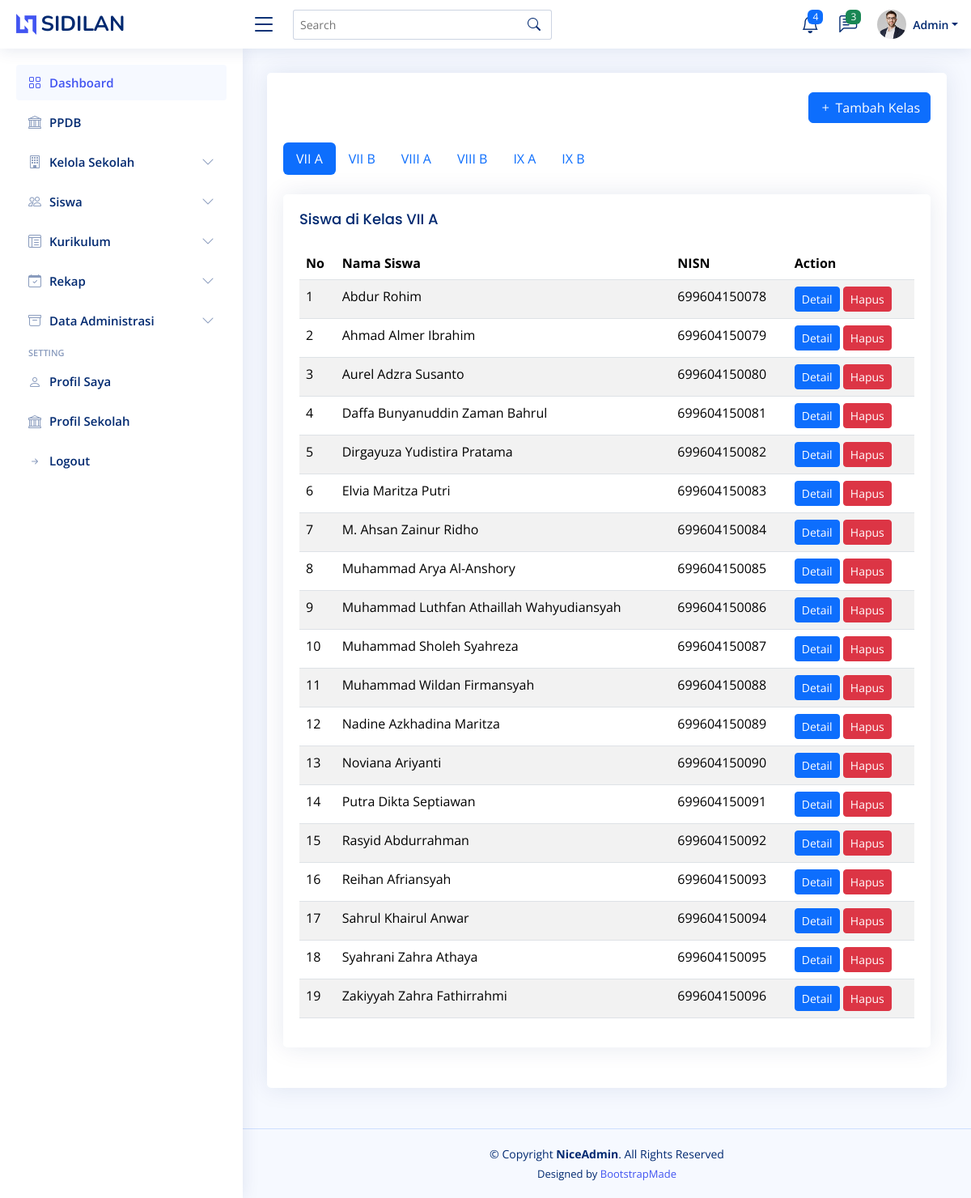
Page /sidilan.smpunggulanzaha/admin/kelas.php (signed in) on the committed database.
### tables this page shows
CREATE TABLE `kelas` (
  `id_kelas` int(11) NOT NULL,
  `id_sekolah` int(11) DEFAULT NULL,
  `id_kelasinduk` int(11) DEFAULT NULL,
  `kelas` varchar(50) DEFAULT NULL
);

CREATE TABLE `siswa` (
  `id_siswa` int(11) NOT NULL,
  `id_sekolah` int(11) DEFAULT NULL,
  `id_kelas` int(11) DEFAULT NULL,
  `nisn` varchar(50) DEFAULT NULL,
  `nama` varchar(255) DEFAULT NULL,
  `email` varchar(100) DEFAULT NULL,
  `telepon` varchar(20) DEFAULT NULL,
  `jk` enum('L','P') DEFAULT NULL,
  `agama` varchar(50) DEFAULT NULL,
  `tempat_lahir` varchar(100) DEFAULT NULL,
  `tgl_lahir` date DEFAULT NULL,
  `alamat` text DEFAULT NULL,
  `id_provinsi` int(11) DEFAULT NULL,
  `id_kota` int(11) DEFAULT NULL,
  `id_kecamatan` int(11) DEFAULT NULL,
  `pass` varchar(255) DEFAULT NULL
);

### sidilan.smpunggulanzaha/admin/kelas.php (the view, shortened to what this page needs)
<?php include '../components/header.php'; ?>
<?php include '../components/admin_navbar.php'; ?>
<main id="main" class="main">
  <section class="section">
    <div class="row">
      <div class="col-lg-12">
        <div class="card">
          <div class="card-body">
            <br>
            <div class="d-grid gap-2 d-md-flex justify-content-md-end">
              <button type="button" class="btn btn-primary" data-bs-toggle="modal" data-bs-target="#modalTambahKelas"><i class="bi bi-plus"></i> Tambah Kelas</button>
            </div>
            <br>
            <ul class="nav nav-pills mb-3" id="pills-tab" role="tablist">
              <?php
              $kelasResult = $conn->query("SELECT id_kelas, kelas FROM kelas");
              $isActive = true;
              while ($kelas = $kelasResult->fetch_assoc()) {
                $activeClass = $isActive ? 'active' : '';
                echo "
                            <li class='nav-item' role='presentation'>
                                <button class='nav-link $activeClass' id='pills-{$kelas['id_kelas']}-tab' data-bs-toggle='pill' data-bs-target='#pills-{$kelas['id_kelas']}' type='button' role='tab' aria-controls='pills-{$kelas['id_kelas']}' aria-selected='$isActive'>{$kelas['kelas']}</button>
                            </li>";
                $isActive = false;
              }
              ?>
            </ul>
            <div class="tab-content pt-2" id="pills-tabContent">
              <?php
              $kelasResult->data_seek(0);
              $isActive = true;
              while ($kelas = $kelasResult->fetch_assoc()) {
                $activeClass = $isActive ? 'show active' : '';
                echo "<div class='tab-pane fade $activeClass' id='pills-{$kelas['id_kelas']}' role='tabpanel' aria-labelledby='pills-{$kelas['id_kelas']}-tab'>";
                echo "<div class='card'><div class='card-body'>";
                echo "<h5 class='card-title'>Siswa di Kelas {$kelas['kelas']}</h5>";
                $siswaResult = $conn->query("SELECT nama, nisn FROM siswa WHERE id_kelas = {$kelas['id_kelas']}");
                if ($siswaResult->num_rows > 0) {
                  echo "<table class='table table-striped'>";
                  echo "<thead><tr><th>No</th><th>Nama Siswa</th><th>NISN</th><th>Action</th></tr></thead>";
                  echo "<tbody>";
                  $no = 1;
                  while ($siswa = $siswaResult->fetch_assoc()) {
                    echo "<tr>";
                    echo "<td>" . $no++ . "</td>";
                    echo "<td>" . htmlspecialchars($siswa['nama']) . "</td>";
                    echo "<td>" . htmlspecialchars($siswa['nisn']) . "</td>";
                    echo "<td><a href='detail_siswa.php?nisn=" . htmlspecialchars($siswa['nisn']) . "' class='btn btn-primary btn-sm'>Detail</a>";
                    echo " <a href='hapus_siswa.php?nisn=" . htmlspecialchars($siswa['nisn']) . "' class='btn btn-danger btn-sm' onclick='return confirm(\"Apakah Anda yakin ingin menghapus siswa ini?\")'>Hapus</a></td>";
                    echo "</tr>";
                  }
                  echo "</tbody></table>";
                } else {
                  echo "<p>Tidak ada siswa di kelas ini.</p>";
                }
                echo "</div></div></div>";
                $isActive = false;
              }
              ?>
            </div>
          </div>
        </div>
      </div>
    </div>
  </section>
</main>
<?php include '../components/footer.php'; ?>

### sidilan.smpunggulanzaha/assets/css/style.css (style rules this page uses)
:root { scroll-behavior: smooth; }
body { font-family: "Open Sans", sans-serif; background: #f6f9ff; color: #444444; }
h1, h2, h3, h4, h5, h6 { font-family: "Nunito", sans-serif; }
#main { margin-top: 60px; padding: 20px 30px; transition: all 0.3s; }
.card { margin-bottom: 30px; border: none; border-radius: 5px; box-shadow: 0px 0 30px rgba(1, 41, 112, 0.1); }
.card-title { padding: 20px 0 15px 0; font-size: 18px; font-weight: 500; color: #012970; font-family: "Poppins", sans-serif; }
.card-body { padding: 0 20px 20px 20px; }
@media (min-width: 1200px) { #main, #footer { margin-left: 300px; } }

### rows in the picture
kelas: kelas "VII A"
kelas: kelas "VII B"
kelas: kelas "VIII A"
kelas: kelas "VIII B"
kelas: kelas "IX A"
kelas: kelas "IX B"
siswa: nama "Abdur Rohim", nisn "699604150078"
siswa: nama "Ahmad Almer Ibrahim", nisn "699604150079"
siswa: nama "Aurel Adzra Susanto", nisn "699604150080"
siswa: nama "Daffa Bunyanuddin Zaman Bahrul", nisn "699604150081"
siswa: nama "Dirgayuza Yudistira Pratama", nisn "699604150082"
siswa: nama "Elvia Maritza Putri", nisn "699604150083"
siswa: nama "M. Ahsan Zainur Ridho", nisn "699604150084"
siswa: nama "Muhammad Arya Al-Anshory", nisn "699604150085"
siswa: nama "Muhammad Luthfan Athaillah Wahyudiansyah", nisn "699604150086"
siswa: nama "Muhammad Sholeh Syahreza", nisn "699604150087"
siswa: nama "Muhammad Wildan Firmansyah", nisn "699604150088"
siswa: nama "Nadine Azkhadina Maritza", nisn "699604150089"
siswa: nama "Noviana Ariyanti", nisn "699604150090"
siswa: nama "Putra Dikta Septiawan", nisn "699604150091"
siswa: nama "Rasyid Abdurrahman", nisn "699604150092"
siswa: nama "Reihan Afriansyah", nisn "699604150093"
siswa: nama "Sahrul Khairul Anwar", nisn "699604150094"
siswa: nama "Syahrani Zahra Athaya", nisn "699604150095"
siswa: nama "Zakiyyah Zahra Fathirrahmi", nisn "699604150096"

### other values in the picture
$nama "Admin"
